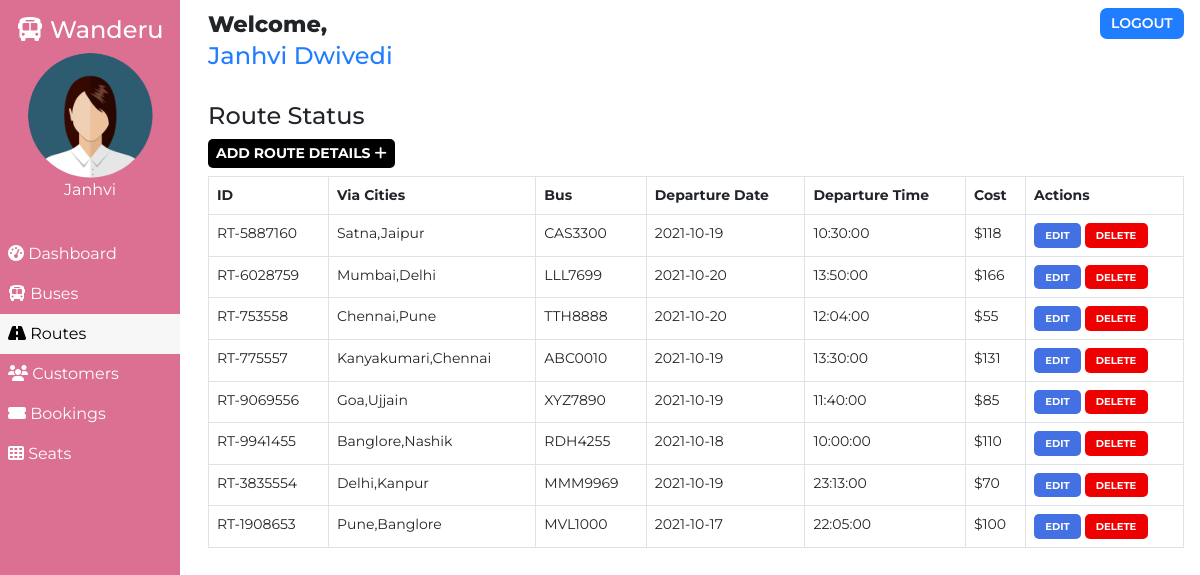
The page /admin/route.php (signed in) on the database its author committed.
### tables this page shows
CREATE TABLE `routes` (
  `id` int(100) NOT NULL,
  `route_id` varchar(255) NOT NULL,
  `bus_no` varchar(155) NOT NULL,
  `route_cities` varchar(255) NOT NULL,
  `route_dep_date` date NOT NULL,
  `route_dep_time` time NOT NULL,
  `route_step_cost` int(100) NOT NULL,
  `route_created` datetime NOT NULL DEFAULT current_timestamp()
);

### admin/route.php (the view, shortened to what this page needs)
<!DOCTYPE html>
<html lang="en">
<head>
    <link href="https://cdn.jsdelivr.net/npm/bootstrap@5.0.1/dist/css/bootstrap.min.css" rel="stylesheet">
    <?php
        $page="route";
    ?>
</head>
<body>
    <?php require '../assets/partials/_admin-header.php';?>
        <?php
            $resultSql = "SELECT * FROM `routes` ORDER BY route_created DESC";
            $resultSqlResult = mysqli_query($conn, $resultSql);
            if(!mysqli_num_rows($resultSqlResult)){ ?>
                <div class="container mt-4">
                    <div id="noRoutes" class="alert alert-dark " role="alert">
                        <h1 class="alert-heading">No Routes Found!!</h1>
                        <p class="fw-light">Be the first person to add one!</p>
                        <hr>
                        <div id="addRouteAlert" class="alert alert-success" role="alert">
                                Click on <button id="add-button" class="button btn-sm"type="button"data-bs-toggle="modal" data-bs-target="#addModal">ADD <i class="fas fa-plus"></i></button> to add a route!
                        </div>
                    </div>
                </div>
            <?php }
            else { ?>
                <section id="route">
                    <div id="head">
                        <h4>Route Status</h4>
                    </div>
                    <div id="route-results">
                        <div>
                            <button id="add-button" class="button btn-sm"type="button"data-bs-toggle="modal" data-bs-target="#addModal">Add Route Details <i class="fas fa-plus"></i></button>
                        </div>
                        <table class="table table-hover table-bordered">
                            <thead>
                                <th>ID</th>
                                <th>Via Cities</th>
                                <th>Bus</th>
                                <th>Departure Date</th>
                                <th>Departure Time</th>
                                <th>Cost</th>
                                <th>Actions</th>
                            </thead>
                            <?php
                                while($row = mysqli_fetch_assoc($resultSqlResult))
                                {
                                    $id = $row["id"];
                                    $route_id = $row["route_id"];
                                    $route_cities = $row["route_cities"];
                                    $route_dep_time = $row["route_dep_time"];
                                    $route_dep_date = $row["route_dep_date"];
                                    $route_step_cost = $row["route_step_cost"];
                                    $bus_no = $row["bus_no"];
                                        ?>
                                    <tr>
                                        <td>
                                            <?php
                                                echo $route_id;
                                            ?>
                                        </td>
                                        <td>
                                            <?php
                                                echo $route_cities;
                                            ?>
                                        </td>
                                        <td>
                                            <?php
                                                echo $bus_no;
                                            ?>
                                        </td>
                                        <td>
                                            <?php
                                                echo $route_dep_date;
                                            ?>
                                        </td>
                                        <td>
                                            <?php
                                                echo $route_dep_time;
                                            ?>
                                        </td>
                                        <td>
                                            <?php
                                                echo '$'.$route_step_cost;?>
                                        </td>
                                        <td>
                                            <button class="button edit-button " data-link="<?php echo $_SERVER['REQUEST_URI']; ?>" data-id="<?php
                                                echo $id;?>" data-cities="<?php
                                                echo $route_cities;?>" data-cost="<?php
                                                echo $route_step_cost;?>" data-date="<?php
                                                echo $route_dep_date;
                                            ?>" data-time="<?php
                                            echo $route_dep_time;
                                            ?>" data-busno="<?php
                                            echo $bus_no;
                                            ?>"
                                            >Edit</button>
                                            <button class="button delete-button" data-bs-toggle="modal" data-bs-target="#deleteModal" data-id="<?php
                                                echo $id;?>">Delete</button>
                                        </td>
                                    </tr>
                                <?php
                                }
                            ?>
                        </table>
                    </div>
                    </section>
                <?php  }
            ?>
            </div>
    </main>
</body>
</html>

### assets/partials/_admin-header.php (shortened to what this page needs)
<?php
    $conn = db_connect();
    $admin_id = $_SESSION['admin_id'];
    $sql = "SELECT * FROM admin WHERE admin_id = $admin_id";
    $result = mysqli_query($conn, $sql);
    if($row = mysqli_fetch_assoc($result))
    {
        $admin_fullname = $row["admin_fullname"];
        $admin_name = $row["admin_name"];
    }
?>
    <main id="container">
        <div id="sidebar">
            <h4><i class="fas fa-bus"></i> Wanderu</h4>
            <div>
                <img class="adminDp" src="../assets/img/adminprof1.jpg" height="125px" alt="Admin Profile Pic">
                <p style="text-transform:capitalize;">
                    <?php  echo $admin_name;  ?>
                </p>
            </div>
            <ul id="options">
                <li class="option <?php if($page=='dashboard'){ echo 'active';}?>">
                    <a href="./dashboard.php">
                    <i class="fas fa-tachometer-alt"></i> Dashboard
                    </a>
                </li>
                <li class="option <?php if($page=='bus'){ echo 'active';}?>">
                    <a href="./bus.php">
                    <i class="fas fa-bus"></i> Buses
                    </a>
                </li>
                <li class="option <?php if($page=='route'){ echo 'active';}?>">
                    <a href="./route.php">
                    <i class="fas fa-road"></i> Routes
                    </a>
                </li>
                <li class="option <?php if($page=='customer'){ echo 'active';}?>">
                    <a href="./customer.php">
                    <i class="fas fa-users"></i> Customers
                    </a>
                </li>
                <li class="option <?php if($page=='booking'){ echo 'active';}?>">
                    <a href="./booking.php">
                    <i class="fas fa-ticket-alt"></i> Bookings
                    </a>
                </li>
                <li class="option <?php if($page=='seat'){ echo 'active';}?>">
                    <a href="./seat.php">
                    <i class="fas fa-th"></i> Seats
                    </a>
                </li>
            </ul>
        </div>
        <div id="main-content">
            <section id="welcome">
                <ul>
                    <li class="welcome-item">Welcome,
                        <span id="USER">
                            <?php
                                echo '<h4 style="text-transform:capitalize;">';
                                echo $admin_fullname;
                                echo '</h4>';
                            ?>
                        </span>
                    </li>
                    <li class="welcome-item">
                        <button id="logout" class="btn-sm">
                            <a href="../assets/partials/_logout.php">LOGOUT</a>
                        </button>
                    </li>
                </ul>
            </section>

### assets/styles/admin.php (style rules this page uses)
body { margin: 0; box-sizing: border-box; font-family: 'Montserrat', sans-serif; background-color: white; }
html { scroll-behavior: smooth; }
*, *::after, *::before { box-sizing: inherit; }
#USER { color: #207DFF; }
.adminDp { border-radius: 50%; }
#welcome { background-color: white; }
#welcome ul { display: flex; justify-content: space-between; list-style-type: none; padding: 0; margin: 0; }
#welcome li { margin: 0 1rem; padding: 0.5rem 0; }
#welcome li:first-child { font-weight: 800; font-size: 1.4rem; }
#logout { padding: 0.3rem 0.7rem; background-color: #207DFF; font-weight: 600; outline: none; border: none; border-radius: 7px; }
#logout a { color: white; text-decoration: none; }
@media only screen and (min-width:1000px) { #sidebar { text-align: center; background-color: palevioletred; color: white; width: 15%; position: fixed; top: 0%; padding-top: 1rem; z-index: 2; height: 100vh; } }
@media only screen and (min-width:1000px) { #sidebar p { margin: 0; } }
@media only screen and (min-width:1000px) { #sidebar ul { margin-top: 2rem; } }
@media only screen and (min-width:1000px) { #options { list-style-type: none; text-align: left; padding-left: 0; } }
@media only screen and (min-width:1000px) { .option a { display: block; padding: 0.5rem; text-decoration: none; color: inherit; } }
@media only screen and (min-width:1000px) { .active { background-color:#f7f7f7; color:black; } }
@media only screen and (min-width:1000px) { #main-content { margin-left: 16%; } }

### assets/styles/admin-options.php (style rules this page uses)
* { font-family: Montserrat; }
#booking #head, #customer #head, #route #head, #seat #head, #bus #head { padding-top: 1rem; }
#booking, #customer, #route, #bus, #seat { padding: 0 1rem; }
#booking-results > div, #customer-results > div, #route-results > div, #bus-results > div { margin-bottom: 0.5rem; }
#booking-results button, #customer-results button, #route button, #bus-results button { border-radius: 5px; }
.button { border: none; font-weight: bold; text-transform: uppercase; }
#add-button { background-color: black; color: white; }
#route table { width: 100%; }
table { font-size: 14px; }
#bus .edit-button, #bus .delete-button, #route .edit-button, #route .delete-button, #customer .edit-button, #customer .delete-button { padding: 0.3rem 0.7rem; }
table th,td { padding-left: 0.3rem; }
table button { color: white; }
.edit-button { background-color: #4370E2; }
.delete-button { background-color: #EF0000; }
.edit-button, .delete-button { font-size: 10px }

### rows shown on the page
routes: route "RT-5887160", route_cities "Satna,Jaipur", bus_no "CAS3300", route_dep_date "2021-10-19", route_dep_time "10:30:00", route_step_cost "118"
routes: route "RT-6028759", route_cities "Mumbai,Delhi", bus_no "LLL7699", route_dep_date "2021-10-20", route_dep_time "13:50:00", route_step_cost "166"
routes: route "RT-753558", route_cities "Chennai,Pune", bus_no "TTH8888", route_dep_date "2021-10-20", route_dep_time "12:04:00", route_step_cost "55"
routes: route "RT-775557", route_cities "Kanyakumari,Chennai", bus_no "ABC0010", route_dep_date "2021-10-19", route_dep_time "13:30:00", route_step_cost "131"
routes: route "RT-9069556", route_cities "Goa,Ujjain", bus_no "XYZ7890", route_dep_date "2021-10-19", route_dep_time "11:40:00", route_step_cost "85"
routes: route "RT-9941455", route_cities "Banglore,Nashik", bus_no "RDH4255", route_dep_date "2021-10-18", route_dep_time "10:00:00", route_step_cost "110"
routes: route "RT-3835554", route_cities "Delhi,Kanpur", bus_no "MMM9969", route_dep_date "2021-10-19", route_dep_time "23:13:00", route_step_cost "70"
routes: route "RT-1908653", route_cities "Pune,Banglore", bus_no "MVL1000", route_dep_date "2021-10-17", route_dep_time "22:05:00", route_step_cost "100"

### other values the page prints
$admin_name "Janhvi"
$admin_fullname "Janhvi Dwivedi"
